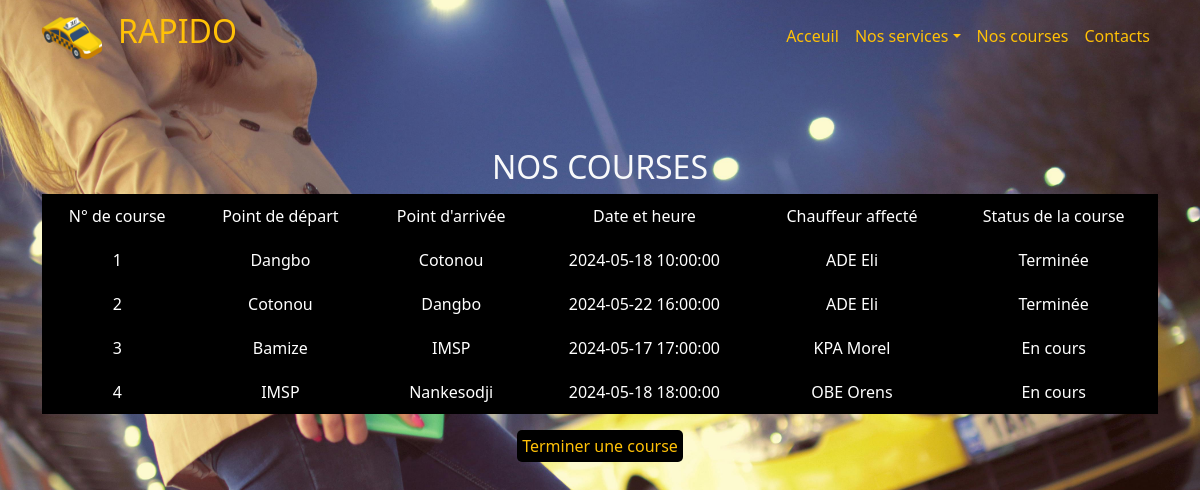
The page /course.php on the database its author committed.
### tables this page shows
CREATE TABLE `courses` (
  `course_id` int(11) NOT NULL,
  `pointDepart` varchar(100) NOT NULL,
  `pointArrivee` varchar(100) NOT NULL,
  `dateHeure` datetime NOT NULL,
  `chauffeur_id` int(11) DEFAULT NULL,
  `status` varchar(15) NOT NULL
);

CREATE TABLE `chauffeurs` (
  `chauffeur_id` int(11) NOT NULL,
  `nom` varchar(30) DEFAULT NULL,
  `prenoms` varchar(50) DEFAULT NULL,
  `telephone` bigint(20) DEFAULT NULL,
  `sexe` varchar(2) DEFAULT NULL,
  `disponible` tinyint(1) NOT NULL
);

### course.php (the view, shortened to what this page needs)
<?php
include_once("connexion.php");?>
<!DOCTYPE html>
<html lang="en">
<head>
    <link rel="stylesheet" href="./css/bootstrap.min.css">
    <link rel="stylesheet" href="./css/style.css">
</head>
<body class="background-image-full">
    <header>
        <div class="container mt-2">
            <div class="row">
                <div class="col-md-3 col-7">
                    <div class="logo d-flex">
                        <img class="me-3" src="./img/favicon2.png" alt="RAPIDO" width="60px">
                        <h2 class="pt-1 "><a href="index.php" class="text-warning">RAPIDO</a></h2>
                    </div>
                </div>
                <div class="col-md-9 col-5">
                    <nav class="navbar navbar-expand-md">
                        <div class="collapse navbar-collapse" id="menu">
                            <ul class="navg navbar-nav">
                                <li class="nav-item"><a class="nav-link text-warning" href="index.php">Acceuil</a></li>
                                <li class="nav-item dropdown ">
                                    <a class="nav-link dropdown-toggle text-warning" data-bs-toggle="dropdown" href="#">Nos services</a>
                                </li>
                                <li class="nav-item"><a class="nav-link text-warning" href="course.php">Nos courses</a></li>
                                <li class="nav-item"><a class="nav-link text-warning" href="contacts.html">Contacts</a></li>
                            </ul>
                        </div>
                    </nav>
                </div>
            </div>
        </div>
    </header>
    <section>
        <div class="container">
            <h2 class="text-light">NOS COURSES </h2>
            <table class="tables">
                <thead>
                    <tr>
                        <td>N° de course</td>
                        <td>Point de départ</td>
                        <td>Point d'arrivée</td>
                        <td>Date et heure</td>
                        <td>Chauffeur affecté</td>
                        <td>Status de la course</td>
                    </tr>
                </thead>
                <tbody>
                    <?php
                    try{
                        $req = $connexion->prepare("SELECT * FROM courses WHERE status='En cours' XOR status='Terminée'");
                        $req->execute();
                        $courses = $req->fetchAll();
                        $req2 = $connexion->prepare("SELECT chauffeur_id, nom, prenoms FROM chauffeurs");
                        $req2->execute();
                        $chauffeurDispo = $req2->fetchAll();
                        foreach($courses as $course){
                            if($course['chauffeur_id'] ==1){
                                echo '<tr>
                                    <td>'.$course['course_id'].'</td>
                                    <td>'.$course['pointDepart'].'</td>
                                    <td>'.$course['pointArrivee'].'</td>
                                    <td>'.$course['dateHeure'].'</td>
                                    <td>Aucun</td>
                                    <td>'.$course['status'].'</td>
                                </tr>';
                            }else{
                                echo '<tr>
                                    <td>'.$course['course_id'].'</td>
                                    <td>'.$course['pointDepart'].'</td>
                                    <td>'.$course['pointArrivee'].'</td>
                                    <td>'.$course['dateHeure'].'</td>
                                    <td>';
                                    foreach($chauffeurDispo as $chauffeur){
                                        if($chauffeur['chauffeur_id']==$course['chauffeur_id'])
                                        {
                                            echo $chauffeur['nom'].' '.$chauffeur['prenoms'];
                                        }
                                    }
                                echo '</td>
                                    <td>'.$course['status'].'</td>
                                </tr>';
                            }
                        }
                    }catch(PDOException $e){
                        echo 'Echec <br>'.$e->getMessage();
                    }
                   ?>
                </tbody>
            </table>
            <div class="lien">
                <a href="termine.php" class="text-warning">Terminer une course</a>
            </div>
        </div>
    </section>
</body>
</html>

### css/style.css (style rules this page uses)
.background-image-full { background-image: url('../img/bgRapido.jpg'); background-size: cover; background-repeat: no-repeat; background-position: center; height: 95vh; }
header h2 a { text-decoration: none !important; }
#menu { justify-content: end; }
.navbar { background: transparent !important; }
section { display: flex; justify-content: center; text-align: center; margin: 0; padding: 80px 0; }
section .tables { width: 100%; margin-bottom: 20px; border-color: var(--bs-table-border-color); color: white; background-color: black; }
section .tables td { padding: 10px; }
section .lien a { text-decoration: none; background-color: black; border-radius: 5px; padding: 5px; }

### rows shown on the page
courses: course_id "1", pointDepart "Dangbo", pointArrivee "Cotonou", dateHeure "2024-05-18 10:00:00", status "Terminée"
chauffeurs: nom "ADE", prenoms "Eli"
courses: course_id "2", pointDepart "Cotonou", pointArrivee "Dangbo", dateHeure "2024-05-22 16:00:00", status "Terminée"
courses: course_id "3", pointDepart "Bamize", pointArrivee "IMSP", dateHeure "2024-05-17 17:00:00", status "En cours"
chauffeurs: nom "KPA", prenoms "Morel"
courses: course_id "4", pointDepart "IMSP", pointArrivee "Nankesodji", dateHeure "2024-05-18 18:00:00", status "En cours"
chauffeurs: nom "OBE", prenoms "Orens"
